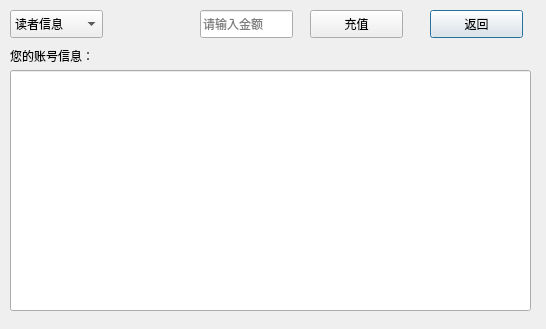
<?xml version="1.0" encoding="UTF-8"?>
<ui version="4.0">
 <class>Dialog</class>
 <widget class="QDialog" name="Dialog">
  <property name="geometry">
   <rect>
    <x>0</x>
    <y>0</y>
    <width>546</width>
    <height>329</height>
   </rect>
  </property>
  <property name="windowTitle">
   <string>Dialog</string>
  </property>
  <widget class="QLabel" name="label">
   <property name="geometry">
    <rect>
     <x>10</x>
     <y>40</y>
     <width>211</width>
     <height>31</height>
    </rect>
   </property>
   <property name="text">
    <string>您的账号信息：</string>
   </property>
  </widget>
  <widget class="QPushButton" name="pushButton">
   <property name="geometry">
    <rect>
     <x>430</x>
     <y>10</y>
     <width>93</width>
     <height>28</height>
    </rect>
   </property>
   <property name="text">
    <string>返回</string>
   </property>
  </widget>
  <widget class="QComboBox" name="comboBox">
   <property name="geometry">
    <rect>
     <x>10</x>
     <y>10</y>
     <width>93</width>
     <height>28</height>
    </rect>
   </property>
   <item>
    <property name="text">
     <string>读者信息</string>
    </property>
   </item>
   <item>
    <property name="text">
     <string>借阅证信息</string>
    </property>
   </item>
  </widget>
  <widget class="QLineEdit" name="lineEdit">
   <property name="geometry">
    <rect>
     <x>10</x>
     <y>70</y>
     <width>521</width>
     <height>241</height>
    </rect>
   </property>
  </widget>
  <widget class="QPushButton" name="pushButton_2">
   <property name="geometry">
    <rect>
     <x>310</x>
     <y>10</y>
     <width>93</width>
     <height>28</height>
    </rect>
   </property>
   <property name="text">
    <string>充值</string>
   </property>
  </widget>
  <widget class="QLineEdit" name="lineEdit_2">
   <property name="geometry">
    <rect>
     <x>200</x>
     <y>10</y>
     <width>93</width>
     <height>28</height>
    </rect>
   </property>
   <property name="text">
    <string/>
   </property>
   <property name="placeholderText">
    <string>请输入金额</string>
   </property>
  </widget>
 </widget>
 <resources/>
 <connections/>
</ui>
